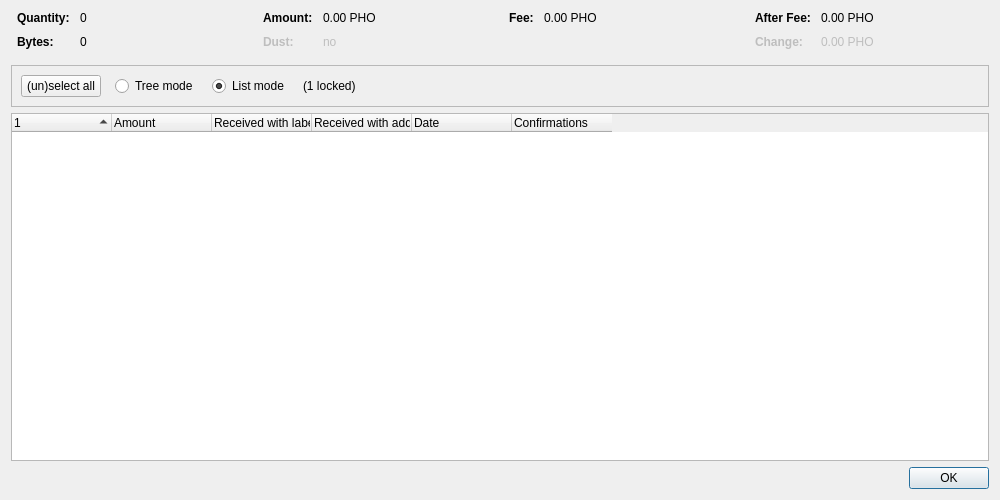
<?xml version="1.0" encoding="UTF-8"?>
<ui version="4.0">
 <class>CoinControlDialog</class>
 <widget class="QDialog" name="CoinControlDialog">
  <property name="geometry">
   <rect>
    <x>0</x>
    <y>0</y>
    <width>1000</width>
    <height>500</height>
   </rect>
  </property>
  <property name="windowTitle">
   <string>Coin Selection</string>
  </property>
  <layout class="QVBoxLayout" name="verticalLayout">
   <item>
    <layout class="QHBoxLayout" name="horizontalLayoutTop" stretch="0,0,0,0">
     <property name="topMargin">
      <number>0</number>
     </property>
     <property name="bottomMargin">
      <number>10</number>
     </property>
     <item>
      <layout class="QFormLayout" name="formLayoutCoinControl1">
       <property name="horizontalSpacing">
        <number>10</number>
       </property>
       <property name="verticalSpacing">
        <number>10</number>
       </property>
       <property name="leftMargin">
        <number>6</number>
       </property>
       <property name="rightMargin">
        <number>6</number>
       </property>
       <item row="0" column="0">
        <widget class="QLabel" name="labelCoinControlQuantityText">
         <property name="font">
          <font>
           <weight>75</weight>
           <bold>true</bold>
          </font>
         </property>
         <property name="text">
          <string>Quantity:</string>
         </property>
        </widget>
       </item>
       <item row="0" column="1">
        <widget class="QLabel" name="labelCoinControlQuantity">
         <property name="cursor">
          <cursorShape>IBeamCursor</cursorShape>
         </property>
         <property name="contextMenuPolicy">
          <enum>Qt::ActionsContextMenu</enum>
         </property>
         <property name="text">
          <string notr="true">0</string>
         </property>
         <property name="textInteractionFlags">
          <set>Qt::LinksAccessibleByMouse|Qt::TextSelectableByKeyboard|Qt::TextSelectableByMouse</set>
         </property>
        </widget>
       </item>
       <item row="1" column="0">
        <widget class="QLabel" name="labelCoinControlBytesText">
         <property name="font">
          <font>
           <weight>75</weight>
           <bold>true</bold>
          </font>
         </property>
         <property name="text">
          <string>Bytes:</string>
         </property>
        </widget>
       </item>
       <item row="1" column="1">
        <widget class="QLabel" name="labelCoinControlBytes">
         <property name="cursor">
          <cursorShape>IBeamCursor</cursorShape>
         </property>
         <property name="contextMenuPolicy">
          <enum>Qt::ActionsContextMenu</enum>
         </property>
         <property name="text">
          <string notr="true">0</string>
         </property>
         <property name="textInteractionFlags">
          <set>Qt::LinksAccessibleByMouse|Qt::TextSelectableByKeyboard|Qt::TextSelectableByMouse</set>
         </property>
        </widget>
       </item>
      </layout>
     </item>
     <item>
      <layout class="QFormLayout" name="formLayoutCoinControl2">
       <property name="horizontalSpacing">
        <number>10</number>
       </property>
       <property name="verticalSpacing">
        <number>10</number>
       </property>
       <property name="leftMargin">
        <number>6</number>
       </property>
       <property name="rightMargin">
        <number>6</number>
       </property>
       <item row="0" column="0">
        <widget class="QLabel" name="labelCoinControlAmountText">
         <property name="font">
          <font>
           <weight>75</weight>
           <bold>true</bold>
          </font>
         </property>
         <property name="text">
          <string>Amount:</string>
         </property>
        </widget>
       </item>
       <item row="0" column="1">
        <widget class="QLabel" name="labelCoinControlAmount">
         <property name="cursor">
          <cursorShape>IBeamCursor</cursorShape>
         </property>
         <property name="contextMenuPolicy">
          <enum>Qt::ActionsContextMenu</enum>
         </property>
         <property name="text">
          <string notr="true">0.00 PHO</string>
         </property>
         <property name="textInteractionFlags">
          <set>Qt::LinksAccessibleByMouse|Qt::TextSelectableByKeyboard|Qt::TextSelectableByMouse</set>
         </property>
        </widget>
       </item>
       <item row="1" column="0">
        <widget class="QLabel" name="labelCoinControlLowOutputText">
         <property name="enabled">
          <bool>false</bool>
         </property>
         <property name="font">
          <font>
           <weight>75</weight>
           <bold>true</bold>
          </font>
         </property>
         <property name="text">
          <string>Dust:</string>
         </property>
        </widget>
       </item>
       <item row="1" column="1">
        <widget class="QLabel" name="labelCoinControlLowOutput">
         <property name="enabled">
          <bool>false</bool>
         </property>
         <property name="cursor">
          <cursorShape>IBeamCursor</cursorShape>
         </property>
         <property name="contextMenuPolicy">
          <enum>Qt::ActionsContextMenu</enum>
         </property>
         <property name="text">
          <string notr="true">no</string>
         </property>
         <property name="textInteractionFlags">
          <set>Qt::LinksAccessibleByMouse|Qt::TextSelectableByKeyboard|Qt::TextSelectableByMouse</set>
         </property>
        </widget>
       </item>
      </layout>
     </item>
     <item>
      <layout class="QFormLayout" name="formLayoutCoinControl3">
       <property name="horizontalSpacing">
        <number>10</number>
       </property>
       <property name="verticalSpacing">
        <number>10</number>
       </property>
       <property name="leftMargin">
        <number>6</number>
       </property>
       <property name="rightMargin">
        <number>6</number>
       </property>
       <item row="0" column="0">
        <widget class="QLabel" name="labelCoinControlFeeText">
         <property name="font">
          <font>
           <weight>75</weight>
           <bold>true</bold>
          </font>
         </property>
         <property name="text">
          <string>Fee:</string>
         </property>
        </widget>
       </item>
       <item row="0" column="1">
        <widget class="QLabel" name="labelCoinControlFee">
         <property name="cursor">
          <cursorShape>IBeamCursor</cursorShape>
         </property>
         <property name="contextMenuPolicy">
          <enum>Qt::ActionsContextMenu</enum>
         </property>
         <property name="text">
          <string notr="true">0.00 PHO</string>
         </property>
         <property name="textInteractionFlags">
          <set>Qt::LinksAccessibleByMouse|Qt::TextSelectableByKeyboard|Qt::TextSelectableByMouse</set>
         </property>
        </widget>
       </item>
      </layout>
     </item>
     <item>
      <layout class="QFormLayout" name="formLayoutCoinControl4">
       <property name="horizontalSpacing">
        <number>10</number>
       </property>
       <property name="verticalSpacing">
        <number>10</number>
       </property>
       <property name="leftMargin">
        <number>6</number>
       </property>
       <property name="rightMargin">
        <number>6</number>
       </property>
       <item row="0" column="0">
        <widget class="QLabel" name="labelCoinControlAfterFeeText">
         <property name="font">
          <font>
           <weight>75</weight>
           <bold>true</bold>
          </font>
         </property>
         <property name="text">
          <string>After Fee:</string>
         </property>
        </widget>
       </item>
       <item row="0" column="1">
        <widget class="QLabel" name="labelCoinControlAfterFee">
         <property name="cursor">
          <cursorShape>IBeamCursor</cursorShape>
         </property>
         <property name="contextMenuPolicy">
          <enum>Qt::ActionsContextMenu</enum>
         </property>
         <property name="text">
          <string notr="true">0.00 PHO</string>
         </property>
         <property name="textInteractionFlags">
          <set>Qt::LinksAccessibleByMouse|Qt::TextSelectableByKeyboard|Qt::TextSelectableByMouse</set>
         </property>
        </widget>
       </item>
       <item row="1" column="0">
        <widget class="QLabel" name="labelCoinControlChangeText">
         <property name="enabled">
          <bool>false</bool>
         </property>
         <property name="font">
          <font>
           <weight>75</weight>
           <bold>true</bold>
          </font>
         </property>
         <property name="text">
          <string>Change:</string>
         </property>
        </widget>
       </item>
       <item row="1" column="1">
        <widget class="QLabel" name="labelCoinControlChange">
         <property name="enabled">
          <bool>false</bool>
         </property>
         <property name="cursor">
          <cursorShape>IBeamCursor</cursorShape>
         </property>
         <property name="contextMenuPolicy">
          <enum>Qt::ActionsContextMenu</enum>
         </property>
         <property name="text">
          <string notr="true">0.00 PHO</string>
         </property>
         <property name="textInteractionFlags">
          <set>Qt::LinksAccessibleByMouse|Qt::TextSelectableByKeyboard|Qt::TextSelectableByMouse</set>
         </property>
        </widget>
       </item>
      </layout>
     </item>
    </layout>
   </item>
   <item>
    <widget class="QFrame" name="frame">
     <property name="minimumSize">
      <size>
       <width>0</width>
       <height>40</height>
      </size>
     </property>
     <property name="frameShape">
      <enum>QFrame::StyledPanel</enum>
     </property>
     <property name="frameShadow">
      <enum>QFrame::Sunken</enum>
     </property>
     <layout class="QHBoxLayout" name="horizontalLayout">
      <item>
       <layout class="QHBoxLayout" name="horizontalLayoutPanel" stretch="0,0,0,0,0">
        <property name="spacing">
         <number>14</number>
        </property>
        <item>
         <widget class="QPushButton" name="pushButtonSelectAll">
          <property name="sizePolicy">
           <sizepolicy hsizetype="Maximum" vsizetype="Fixed">
            <horstretch>0</horstretch>
            <verstretch>0</verstretch>
           </sizepolicy>
          </property>
          <property name="text">
           <string>(un)select all</string>
          </property>
          <property name="autoDefault">
           <bool>false</bool>
          </property>
         </widget>
        </item>
        <item>
         <widget class="QRadioButton" name="radioTreeMode">
          <property name="sizePolicy">
           <sizepolicy hsizetype="Maximum" vsizetype="Fixed">
            <horstretch>0</horstretch>
            <verstretch>0</verstretch>
           </sizepolicy>
          </property>
          <property name="text">
           <string>Tree mode</string>
          </property>
         </widget>
        </item>
        <item>
         <widget class="QRadioButton" name="radioListMode">
          <property name="sizePolicy">
           <sizepolicy hsizetype="Maximum" vsizetype="Fixed">
            <horstretch>0</horstretch>
            <verstretch>0</verstretch>
           </sizepolicy>
          </property>
          <property name="text">
           <string>List mode</string>
          </property>
          <property name="checked">
           <bool>true</bool>
          </property>
         </widget>
        </item>
        <item>
         <widget class="QLabel" name="labelLocked">
          <property name="text">
           <string notr="true">(1 locked)</string>
          </property>
         </widget>
        </item>
        <item>
         <spacer name="horizontalSpacer">
          <property name="orientation">
           <enum>Qt::Horizontal</enum>
          </property>
          <property name="sizeHint" stdset="0">
           <size>
            <width>40</width>
            <height>20</height>
           </size>
          </property>
         </spacer>
        </item>
       </layout>
      </item>
     </layout>
    </widget>
   </item>
   <item>
    <widget class="CoinControlTreeWidget" name="treeWidget">
     <property name="contextMenuPolicy">
      <enum>Qt::CustomContextMenu</enum>
     </property>
     <property name="sortingEnabled">
      <bool>false</bool>
     </property>
     <property name="columnCount">
      <number>6</number>
     </property>
     <attribute name="headerShowSortIndicator" stdset="0">
      <bool>true</bool>
     </attribute>
     <attribute name="headerStretchLastSection">
      <bool>false</bool>
     </attribute>
     <column>
      <property name="text">
       <string/>
      </property>
     </column>
     <column>
      <property name="text">
       <string>Amount</string>
      </property>
     </column>
     <column>
      <property name="text">
       <string>Received with label</string>
      </property>
     </column>
     <column>
      <property name="text">
       <string>Received with address</string>
      </property>
     </column>
     <column>
      <property name="text">
       <string>Date</string>
      </property>
     </column>
     <column>
      <property name="text">
       <string>Confirmations</string>
      </property>
      <property name="toolTip">
       <string>Confirmed</string>
      </property>
     </column>
     <column>
      <property name="text">
       <string/>
      </property>
     </column>
     <column>
      <property name="text">
       <string/>
      </property>
     </column>
     <column>
      <property name="text">
       <string/>
      </property>
     </column>
     <column>
      <property name="text">
       <string/>
      </property>
     </column>
    </widget>
   </item>
   <item>
    <widget class="QDialogButtonBox" name="buttonBox">
     <property name="orientation">
      <enum>Qt::Horizontal</enum>
     </property>
     <property name="standardButtons">
      <set>QDialogButtonBox::Ok</set>
     </property>
    </widget>
   </item>
  </layout>
 </widget>
 <customwidgets>
  <customwidget>
   <class>CoinControlTreeWidget</class>
   <extends>QTreeWidget</extends>
   <header>qt/coincontroltreewidget.h</header>
  </customwidget>
 </customwidgets>
 <resources/>
 <connections/>
</ui>
